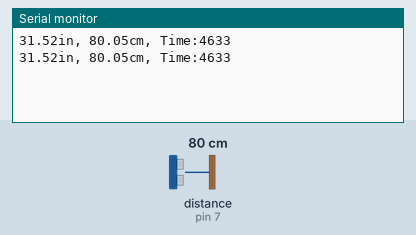
The sketch below on a simulated Arduino Uno, built with avr-gcc and run on an emulated ATmega328P. Shown: the last lines printed to the serial monitor. Wiring (inferred from the names in the program): range finder with pulse-width output: data pin 7. The inputs (shaded band) are chosen by the test bench; at power-on: distance to the obstacle (sensor on pin 7) 80 cm. The echo pulse lasts 58.3 µs per cm.

Above: at 1.2 s.
1.3 s: distance to the obstacle (sensor on pin 7) set to 2 cm
At 1.8 s:
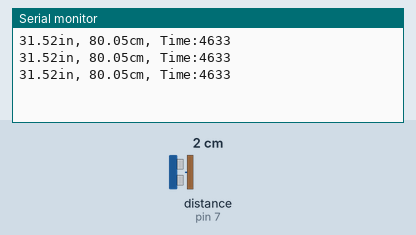
2.8 s: distance to the obstacle (sensor on pin 7) set to 4 cm
At 3.5 s:
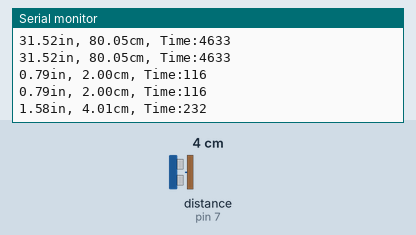
Timing chart, 0 to 5.8 s (numbered marks = the images above; inputs shaded):
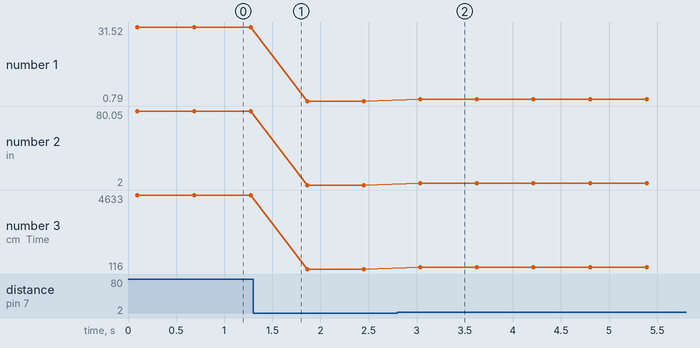

Measured:
- after the input at 2.8 s, the serial monitor: prints a new line after 0.24 s (image 2)
- plotted number 1: 31.52 → 0.79 after the input at 1.3 s, 0.79 → 1.58 after the input at 2.8 s
- plotted number 2: 80.05 → 2 after the input at 1.3 s, 2 → 4.01 after the input at 2.8 s
- plotted number 3: 4633 → 116 after the input at 1.3 s, 116 → 232 after the input at 2.8 s

The sketch:

rangeFinder.ino
```cpp
//Digital pin 7 for reading in the pulse width from the MaxSonar device.
//This variable is a constant because the pin will not change throughout execution of this code.
const int pwPin = 7;
//variables needed to store values
double pulse, inches, cm;
long time;

void setup()
{
  //This opens up a serial connection to shoot the results back to the PC console
  Serial.begin(9600);
  //currentTime = millis();
}

void loop()
{
  pinMode(pwPin, INPUT);
  //Used to read in the pulse that is being sent by the MaxSonar device.
  //Pulse Width representation with a scale factor of 147 uS per Inch.
  pulse = pulseIn(pwPin, HIGH);

  time = pulseIn(pwPin, HIGH);
  //147uS per inch
  inches = pulse/147.0;
  //change inches to centimetres
  cm = inches*2.54;

  Serial.print(inches);
  Serial.print("in, ");
  Serial.print(cm);
  Serial.print("cm, ");
  Serial.print("Time:");
  Serial.print(time);
  Serial.println();

  delay(500);
}
```
